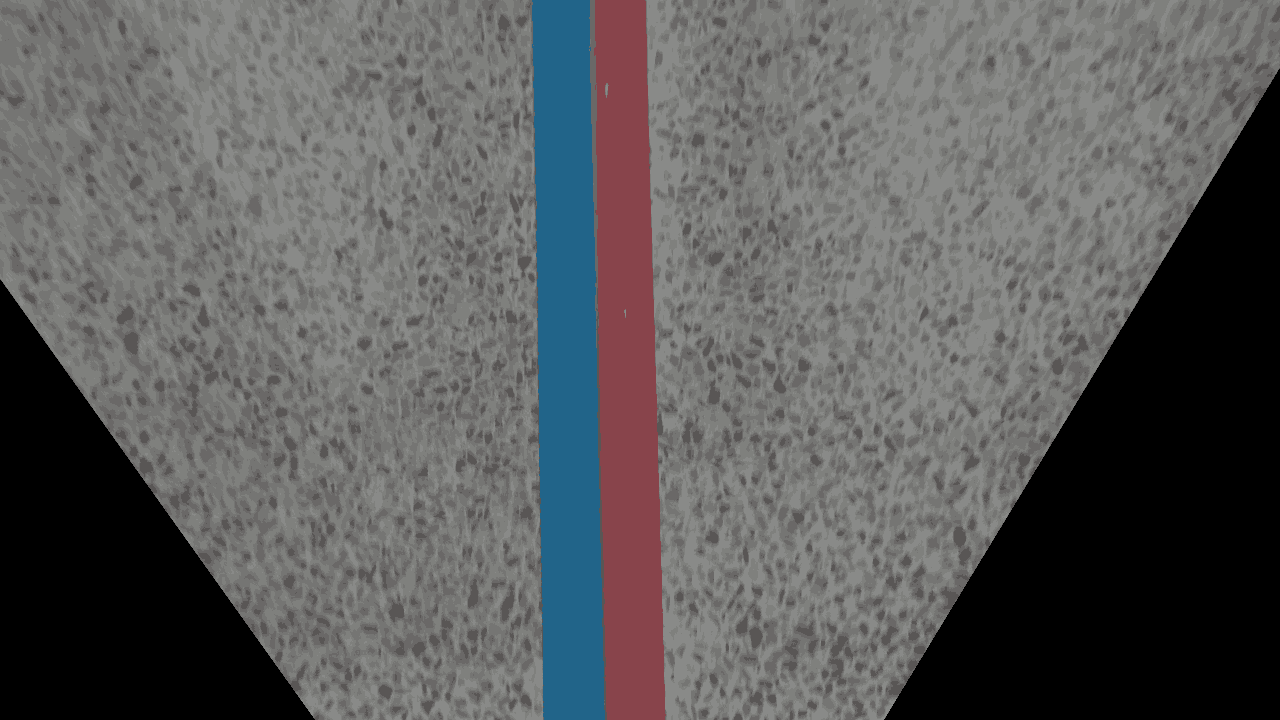
//> input picture camera_jh/src/Image2.png, 1280 x 720 px
$ ./jaewxxk_test   (built with g++ and OpenCV 4)
//> lines starting //> are read from the running program, lines starting //| are printed output that depends on the picture; after the words box and inside, x2 and y2 are one past the last pixel; in counts of white or black regions, pixels touching at a corner belong together
#include <opencv2/highgui.hpp>
#include <opencv2/imgproc.hpp>
#include <opencv2/core.hpp>
#include <iostream>

using namespace std;
using namespace cv;

#define PI 3.1415926
int main()
{
	Mat src = imread("/home/mrl/catkin_ws/src/mecanum_project/camera_jh/src/Image2.png");
//> src is the input picture: 720 rows x 1280 cols, CV_8UC3; mean B, G, R 92.1, 91.6, 91.4
    Mat gray, hsv, contours;
    Mat mask, mask_sc, image;
	vector<Vec4i> lines;
    int color = 2;

    // change img bgr to hsv [jh]
    cvtColor(src, gray, COLOR_BGR2GRAY);
    cvtColor(src, hsv, COLOR_BGR2HSV);
//> hsv: 720 rows x 1280 cols, CV_8UC3; mean H, S, V 34.4, 18.2, 96.5
    // Red_HSV_range (based on dataset)
    Scalar lower_red = Scalar(160, 100, 100);
    Scalar upper_red = Scalar(180, 255, 255);

    Scalar lower_red_sc = Scalar(0, 100, 100);
    Scalar upper_red_sc = Scalar(20, 255, 255);

    Scalar lower_blue = Scalar(90, 100, 100);
    Scalar upper_blue = Scalar(130, 255, 255);

    if(color ==1)
    {
        inRange(hsv, lower_red, upper_red, mask);
        inRange(hsv, lower_red_sc, upper_red_sc, mask_sc);
        bitwise_or(mask, mask_sc, mask);
        bitwise_and(src, src, image, mask);

    }
  else if (color ==2)
    {
        inRange(hsv, lower_blue, upper_blue, mask);
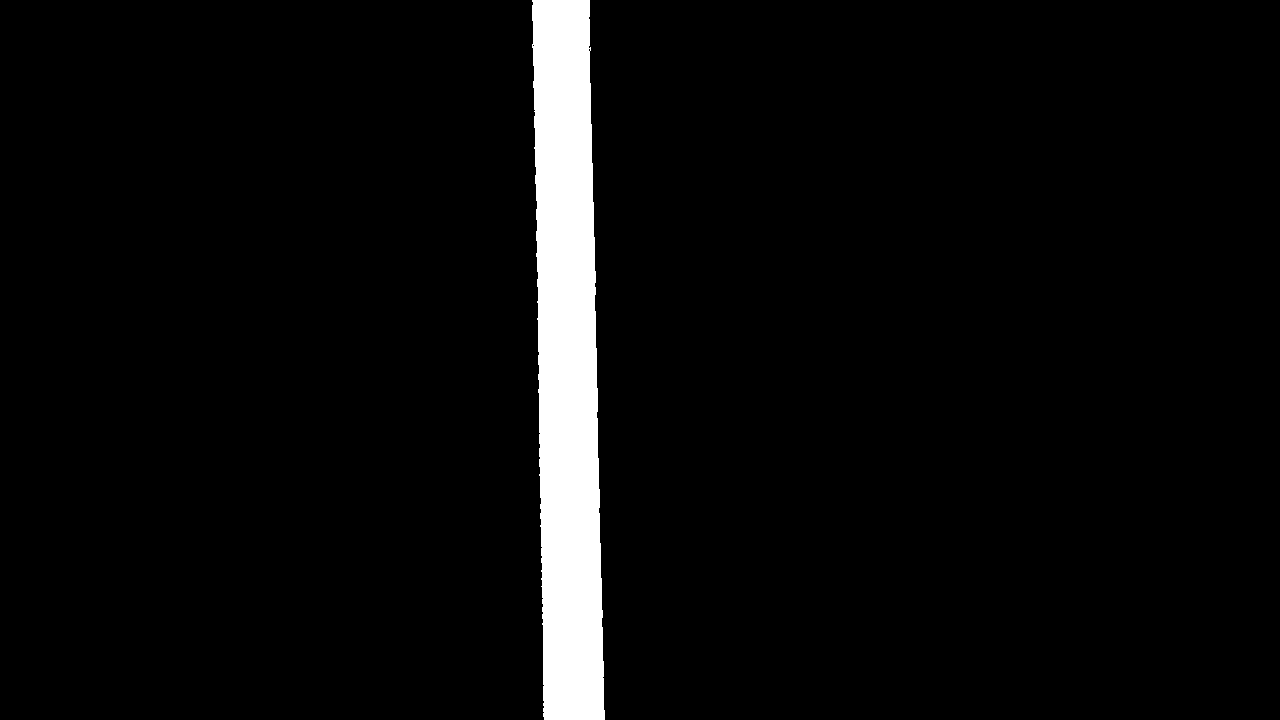
//> mask: 720 rows x 1280 cols, CV_8UC1; 4.6% white; 1 white region, box (x1, y1, x2, y2) and area: (532, 0, 605, 720) 42153
        bitwise_and(src, src, image, mask);
    }

    // applying canny algorithm
	Canny(mask, contours, 125, 350);
//> contours: 720 rows x 1280 cols, CV_8UC1; 0.16% white in thin lines or dots, all inside (x1, y1, x2, y2) = (531, 0, 605, 720)


    /************* Probabilistic hough transform *************/
	HoughLinesP(contours,	// InputArray
		lines,				// OutputArray
		1,					// rho
		PI / 180,			// theta (step size)
		60,					// threshold (minimum number of votes)
		100,				// minLength
		20);				// maxGap
//> lines = 4 lines (x1, y1, x2, y2): [537, 325, 543, 719], [593, 201, 598, 487], [532, 1, 537, 324], [602, 609, 604, 719]

	Mat houghLinesP;
	src.copyTo(houghLinesP);

	// Draw the lines

	vector<Vec4i>::const_iterator it = lines.begin();
	while (it != lines.end()) {
		Point pt1((*it)[0], (*it)[1]);
		Point pt2((*it)[2], (*it)[3]);
		line(houghLinesP, pt1, pt2, Scalar(0, 0, 255), 1);
		++it;
	}
//> this loop made 4 passes
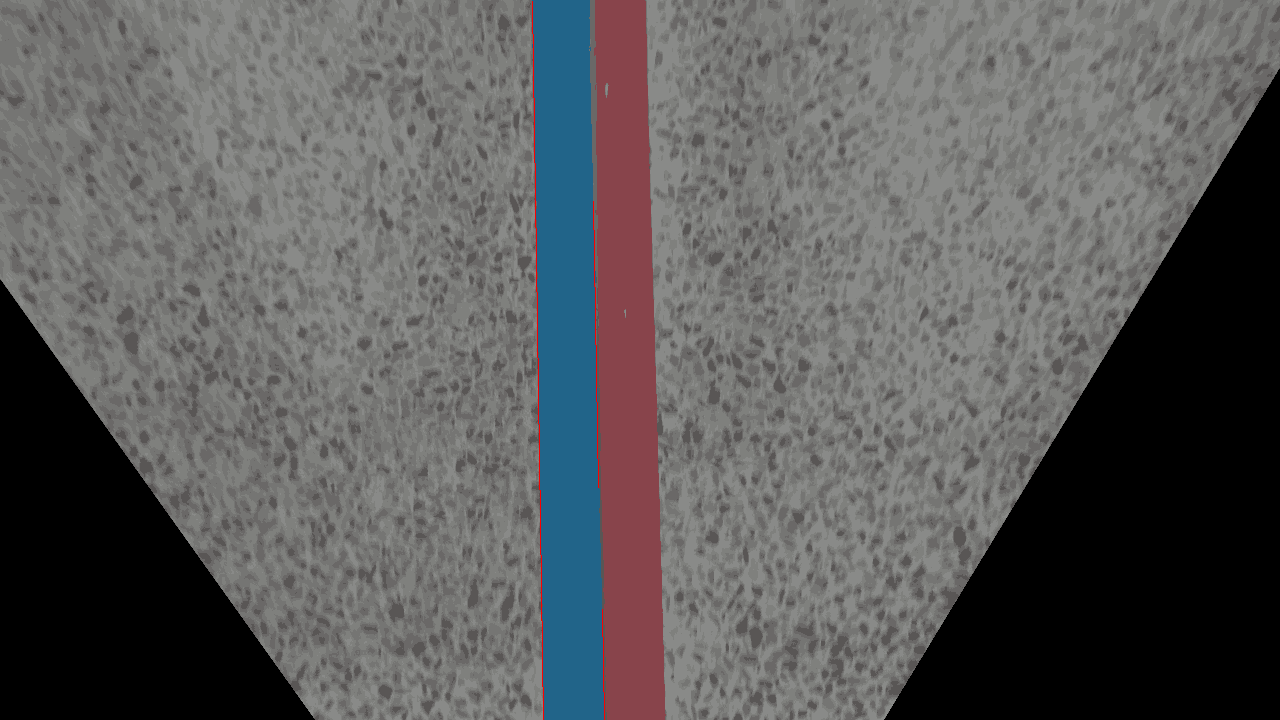
//> houghLinesP: 720 rows x 1280 cols, CV_8UC3; 0.12% of pixels changed, all inside (x1, y1, x2, y2) = (532, 1, 605, 720)

	imwrite("houghLinesP.bmp", houghLinesP);

    /************* Fitting a line *************/
	// black background
	Mat oneline(contours.size(), CV_8U, Scalar(0));

	// Select first line and draw white line
	int n = 0;
	line(oneline,
		Point(lines[n][0], lines[n][1]),
		Point(lines[n][2], lines[n][3]),
		Scalar(255),
		3);	// line width
//> oneline: 720 rows x 1280 cols, CV_8UC1; 0.21% white; 1 white region, box (x1, y1, x2, y2) and area: (535, 323, 546, 720) 1979

	imwrite("[BeforeBitwise]online.bmp", oneline);

	// contours AND white line
	bitwise_and(contours, oneline, oneline);	// src1, src2, dst
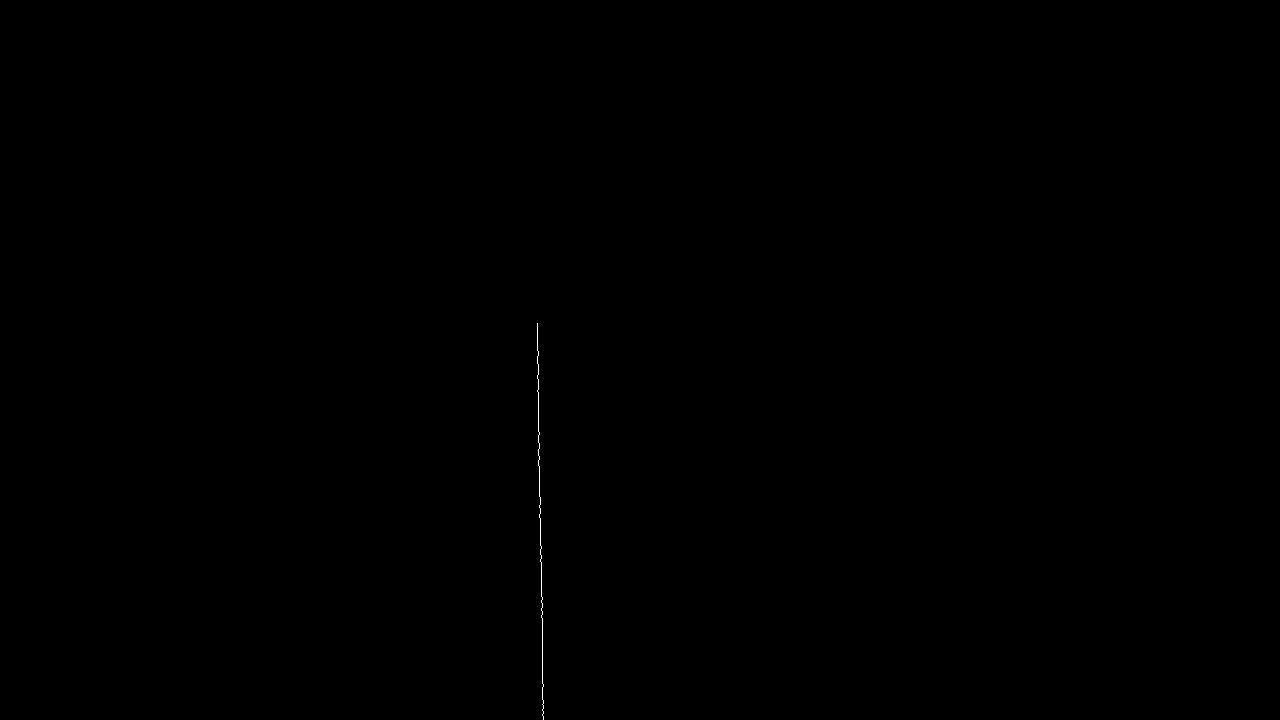
//> oneline: 720 rows x 1280 cols, CV_8UC1; 0.04% white in thin lines or dots, all inside (x1, y1, x2, y2) = (537, 323, 544, 720)


	// insert into a vector<Point>
	vector<Point> points;

	// Iterate over the pixels to obtain all point positions
	for (int y = 0; y < contours.rows; y++) {
		// row y
		uchar* rowPtr = contours.ptr<uchar>(y);

		for (int x = 0; x < contours.cols; x++) {
			// column x
			if (rowPtr[x]) {	// if on a contour
				points.push_back(Point(x, y));
			}
		}
	}
//> after the loop, points = 1449 Points (x, y), first 12: [531, 0], [589, 0], [532, 1], [589, 1], [532, 2], [589, 2], [532, 3], [589, 3], [532, 4], [589, 4], [532, 5], [589, 5]
    cout << points << endl;
//| [531, 0;
//|  589, 0;
//|  532, 1;
//|  589, 1;
//> (the first 4 of 152 printed lines)
	Vec4f line;
	fitLine(points, line,
		DIST_L2,		// distance type
		0,				// not used with L2 distance
		0.01, 0.01);	// accuracy
//> line = [0.0189, 1, 566.6, 357.6]

	int x0 = line[2];	// a point on the line
//> x0 = 566
	int y0 = line[3];
//> y0 = 357
	int x1 = x0 + 150 * line[0];
//> x1 = 568
	int y1 = y0 + 150 * line[1];
//> y1 = 506
	// draw the line
	Mat result;
	gray.copyTo(result);
	cv::line(result, Point(x0, y0), Point(x1, y1),
		0, 2);	// color and thickness
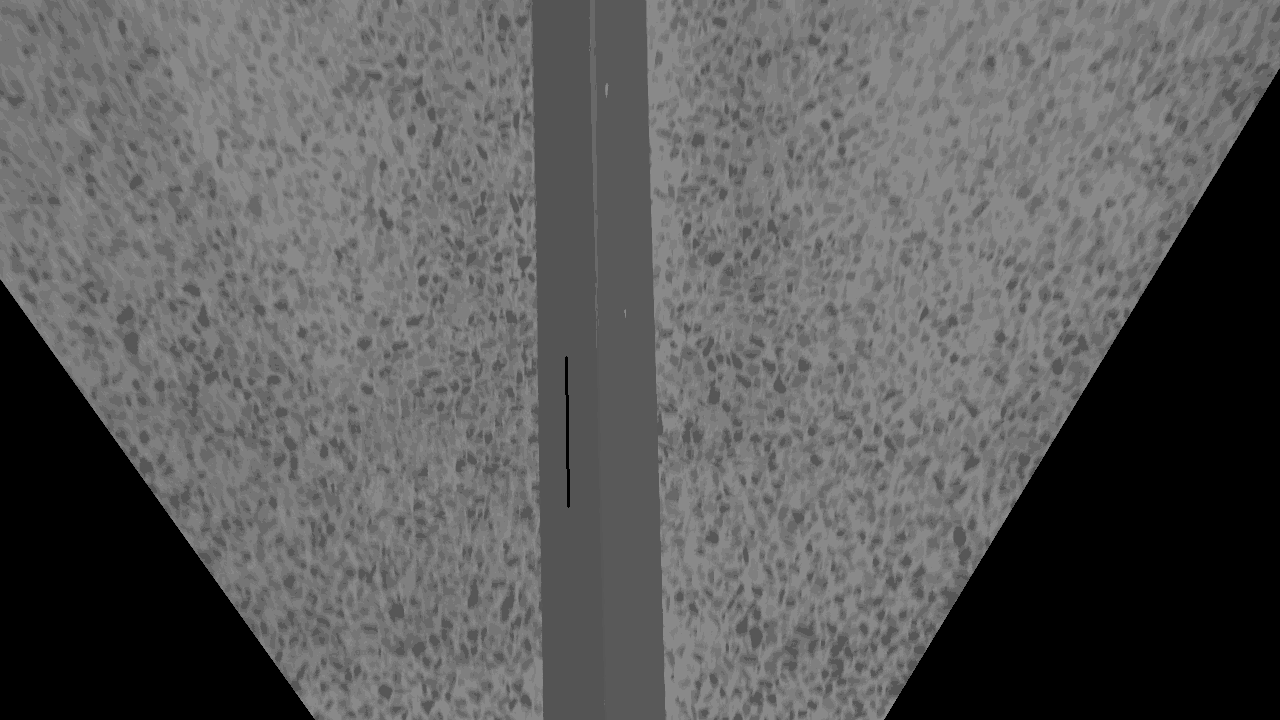
//> result: 720 rows x 1280 cols, CV_8UC1; min 0, max 137, mean 91.4


	/************* Image writer *************/
	imwrite("input.bmp", src);
	imwrite("contours.bmp", contours);
	imwrite("[AfterBitwise]online.bmp", oneline);
	imwrite("Fitted line.bmp", result);


}

$ run again, with camera_jh/src/Image10.png copied over camera_jh/src/Image2.png
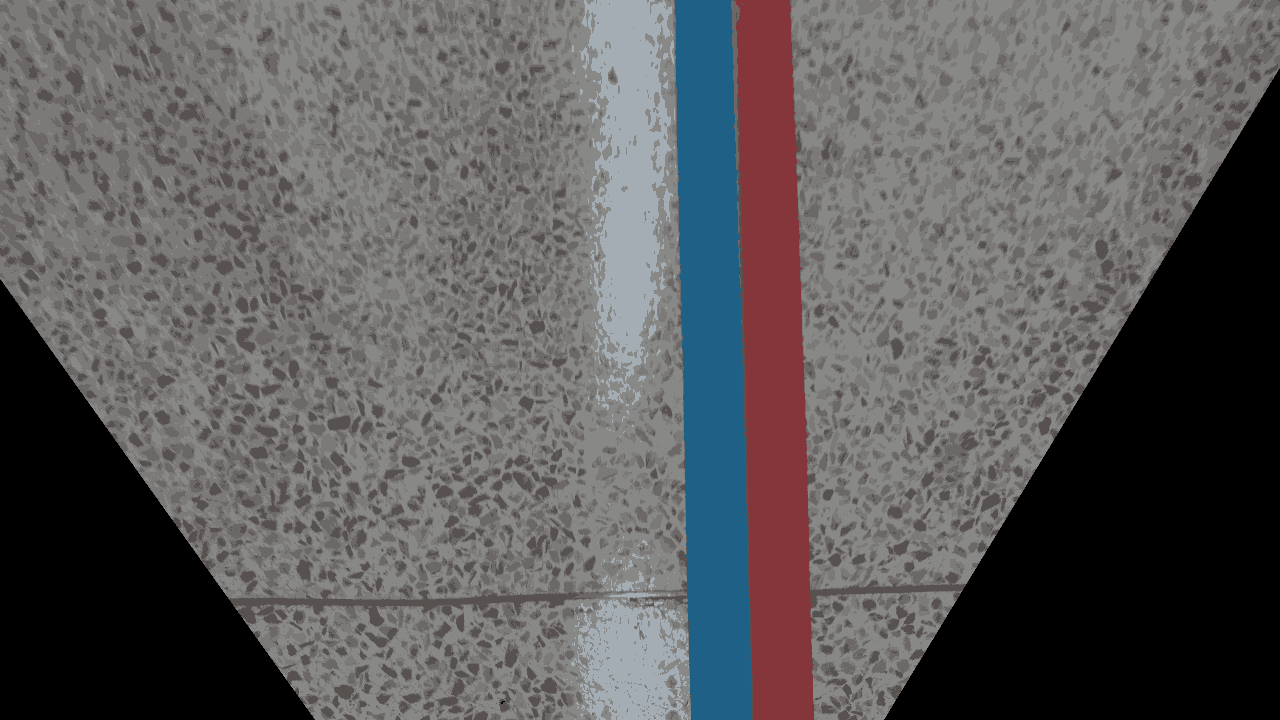
//> input picture camera_jh/src/Image10.png, 1280 x 720 px
//> src is the input picture: 720 rows x 1280 cols, CV_8UC3; mean B, G, R 92.3, 91.1, 92.3
//> hsv: 720 rows x 1280 cols, CV_8UC3; mean H, S, V 29.2, 21.4, 97.7
//> mask: 720 rows x 1280 cols, CV_8UC1; 4.6% white; 1 white region, box (x1, y1, x2, y2) and area: (675, 0, 752, 720) 42776
//> contours: 720 rows x 1280 cols, CV_8UC1; 0.16% white in thin lines or dots, all inside (x1, y1, x2, y2) = (674, 0, 752, 720)
//> lines = 8 lines (x1, y1, x2, y2): [732, 70, 744, 432], [674, 0, 679, 278], [681, 301, 686, 588], [744, 461, 750, 661], [688, 619, 690, 719], [741, 350, 746, 516], [730, 2, 738, 235], [748, 605, 751, 707]
//> the loop `while (it != lines.end())` made 8 passes
//> `bitwise_and(contours, oneline, oneline);`:
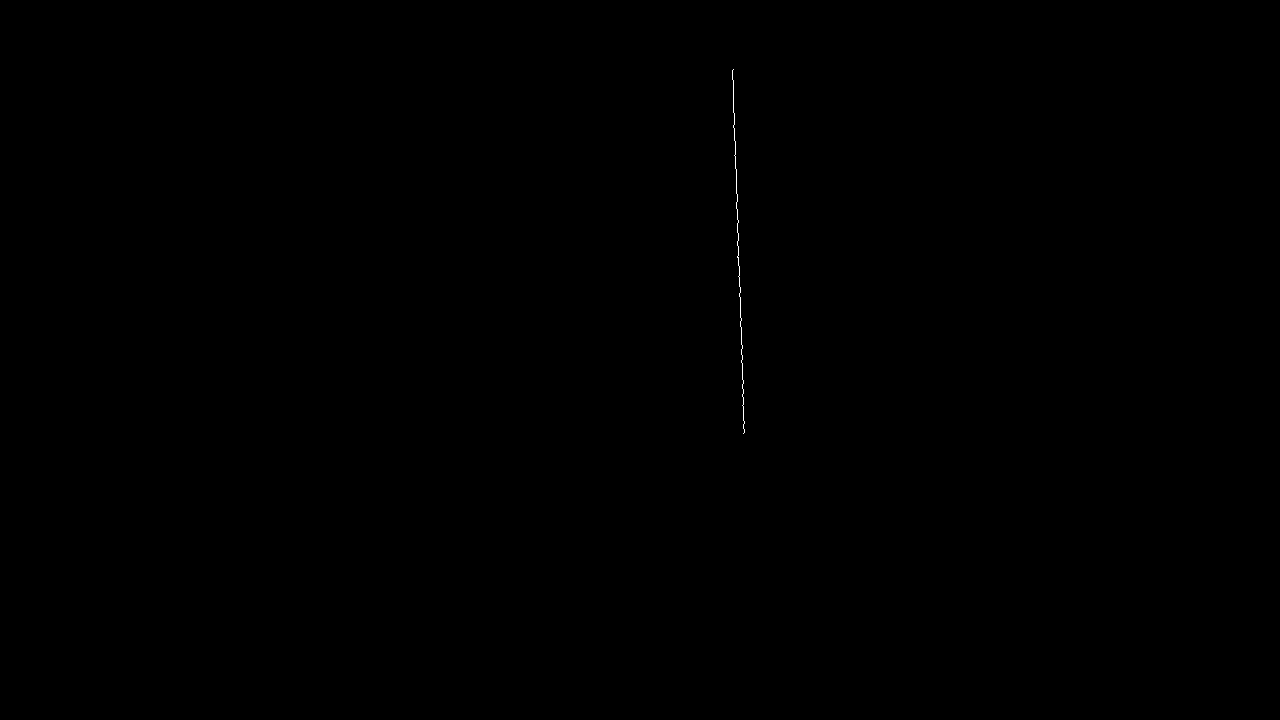
//> oneline: 720 rows x 1280 cols, CV_8UC1; 0.04% white in thin lines or dots, all inside (x1, y1, x2, y2) = (732, 69, 745, 434)
//> after the loop `for (int y = 0; y < contours.rows; y++)`: points = 1441 Points (x, y), first 12: [674, 0], [731, 0], [674, 1], [731, 1], [674, 2], [730, 2], [674, 3], [730, 3], [674, 4], [730, 4], [674, 5], [730, 5]
//| [674, 0;
//|  731, 0;
//|  674, 1;
//|  731, 1;
//> (the first 4 of 152 printed lines)
//> line = [0.0266, 1, 711.4, 359.4]
//> x0 = 711
//> y0 = 359
//> x1 = 714
//> y1 = 508
//> `cv::line(result, Point(x0, y0), Point(x1, y1), 0, 2);`:
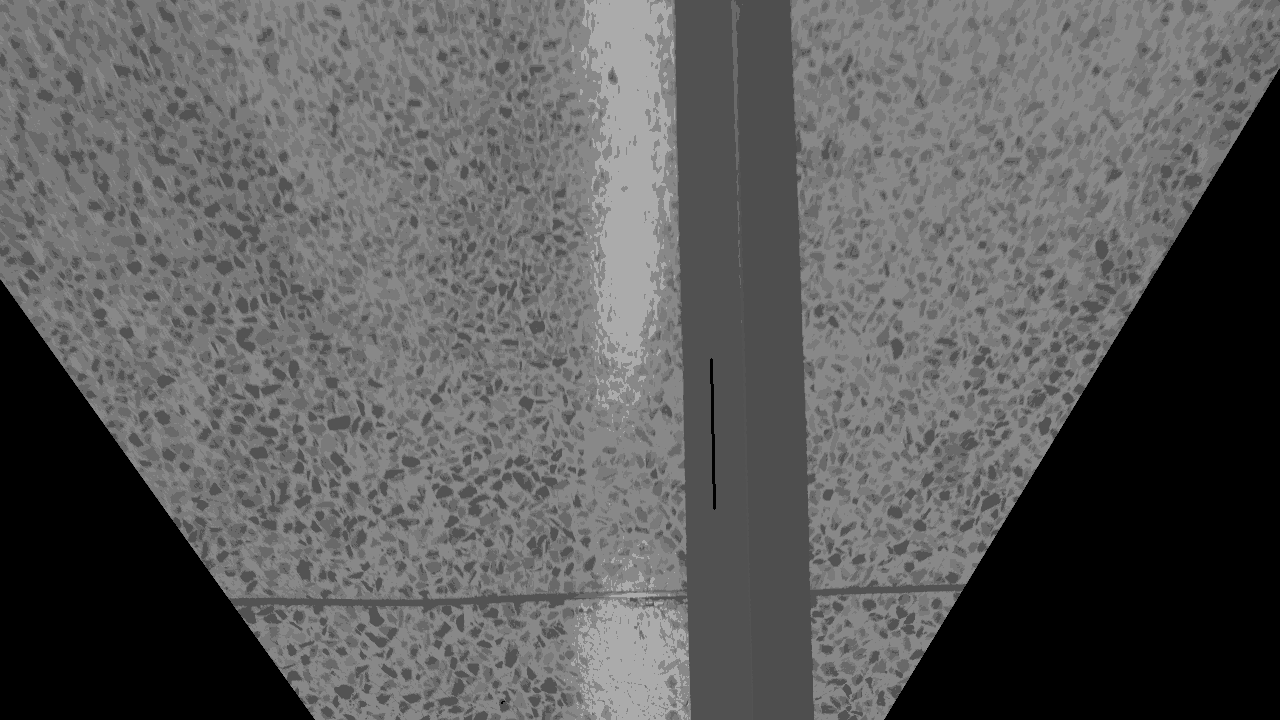
//> result: 720 rows x 1280 cols, CV_8UC1; min 0, max 171, mean 91.6
